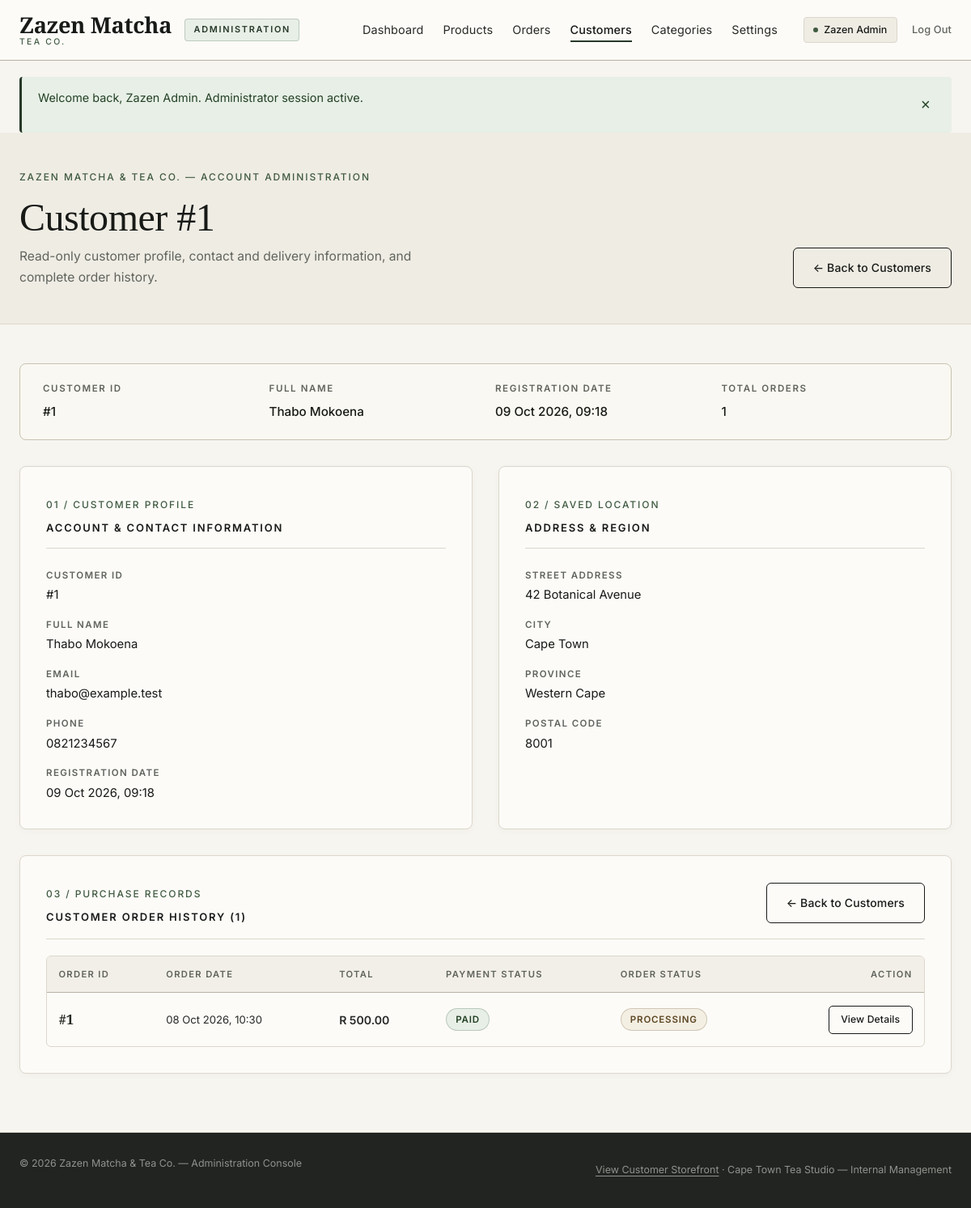
Page /admin/customer-details.php?id=1 (signed in) on the committed database.
### tables this page shows
CREATE TABLE `customers` (
    `customer_id` INT UNSIGNED NOT NULL AUTO_INCREMENT,
    `first_name` VARCHAR(100) NOT NULL,
    `last_name` VARCHAR(100) NOT NULL,
    `email` VARCHAR(150) NOT NULL,
    `phone` VARCHAR(30) DEFAULT NULL,
    `password` VARCHAR(255) NOT NULL COMMENT 'Bcrypt hash generated via PHP password_hash()',
    `address` VARCHAR(255) DEFAULT NULL,
    `city` VARCHAR(100) DEFAULT NULL,
    `province` VARCHAR(100) DEFAULT NULL,
    `postal_code` VARCHAR(20) DEFAULT NULL,
    `created_at` TIMESTAMP NOT NULL DEFAULT CURRENT_TIMESTAMP,
    `updated_at` TIMESTAMP NOT NULL DEFAULT CURRENT_TIMESTAMP ON UPDATE CURRENT_TIMESTAMP,
    PRIMARY KEY (`customer_id`),
    UNIQUE KEY `uq_customers_email` (`email`)
);

CREATE TABLE `orders` (
    `order_id` INT UNSIGNED NOT NULL AUTO_INCREMENT,
    `customer_id` INT UNSIGNED NOT NULL,
    `order_date` DATETIME NOT NULL DEFAULT CURRENT_TIMESTAMP,
    `shipping_address` VARCHAR(255) NOT NULL,
    `city` VARCHAR(100) NOT NULL,
    `province` VARCHAR(100) NOT NULL,
    `postal_code` VARCHAR(20) NOT NULL,
    `subtotal` DECIMAL(10, 2) NOT NULL,
    `shipping_cost` DECIMAL(10, 2) NOT NULL DEFAULT 0.00,
    `total` DECIMAL(10, 2) NOT NULL,
    `payment_method` VARCHAR(50) NOT NULL,
    `payment_status` ENUM('pending', 'paid', 'failed') NOT NULL DEFAULT 'pending',
    `order_status` ENUM('pending', 'processing', 'shipped', 'delivered', 'cancelled') NOT NULL DEFAULT 'pending',
    `created_at` TIMESTAMP NOT NULL DEFAULT CURRENT_TIMESTAMP,
    `updated_at` TIMESTAMP NOT NULL DEFAULT CURRENT_TIMESTAMP ON UPDATE CURRENT_TIMESTAMP,
    PRIMARY KEY (`order_id`),
    KEY `idx_orders_customer` (`customer_id`),
    KEY `idx_orders_status` (`order_status`),
    KEY `idx_orders_date` (`order_date`),
    CONSTRAINT `fk_orders_customer`
        FOREIGN KEY (`customer_id`)
        REFERENCES `customers` (`customer_id`)
        ON DELETE RESTRICT
        ON UPDATE CASCADE
);

### admin/customer-details.php (the view, shortened to what the rows shown need)
<?php
require_once dirname(__DIR__) . '/includes/db.php';
require_once dirname(__DIR__) . '/includes/functions.php';
$customersListUrl = site_url('admin/customers.php');
$rawCustomerId = $_GET['id'] ?? '';
$customerId    = (
    !is_array($rawCustomerId)
    && ctype_digit(trim((string) $rawCustomerId))
    && (int) trim((string) $rawCustomerId) > 0
)
    ? (int) trim((string) $rawCustomerId)
    : 0;
$customer       = null;
$customerOrders = [];
$customerFound  = false;
$paymentStatusLabels = [
    'pending' => 'Pending',
    'paid'    => 'Paid',
    'failed'  => 'Failed',
];
$orderStatusLabels = [
    'pending'    => 'Pending',
    'processing' => 'Processing',
    'shipped'    => 'Shipped',
    'delivered'  => 'Delivered',
    'cancelled'  => 'Cancelled',
];
if ($customerId > 0) {
    try {
        $customerSql = "
            SELECT
                customer_id,
                first_name,
                last_name,
                email,
                phone,
                address,
                city,
                province,
                postal_code,
                created_at
            FROM customers
            WHERE customer_id = :customer_id
            LIMIT 1
        ";
        $fetchedCustomer = db_fetch_one($pdo, $customerSql, [
            'customer_id' => $customerId,
        ]);
        if ($fetchedCustomer !== null) {
            $customer      = $fetchedCustomer;
            $customerFound = true;
            $ordersSql = "
                SELECT
                    order_id,
                    customer_id,
                    order_date,
                    total,
                    payment_status,
                    order_status
                FROM orders
                WHERE customer_id = :customer_id
                ORDER BY order_date DESC, order_id DESC
            ";
            $customerOrders = db_fetch_all($pdo, $ordersSql, [
                'customer_id' => $customerId,
            ]);
        }
    } catch (Throwable $exception) {
        error_log('Admin Customer Details Load Error: ' . $exception->getMessage());
        $dbError = 'Unable to load customer details right now. Please refresh the page or check the database connection.';
    }
}
require_once dirname(__DIR__) . '/includes/admin-header.php';
?>
<section class="checkout-hero admin-page-hero" aria-labelledby="admin-customer-details-heading">
    <div class="container">
        <div class="checkout-hero-inner admin-page-hero-inner">
            <div>
                <h1 id="admin-customer-details-heading" class="checkout-title">
                    <?php echo $customerFound ? 'Customer #' . (int) $customerId : 'Customer Not Found'; ?>
                </h1>
            </div>
        </div>
    </div>
</section>
<section class="section admin-dashboard-section admin-customer-details-section" aria-label="Customer details">
    <div class="container">
        <?php if (!$customerFound): ?>
            <div class="checkout-card admin-panel-card">
                <div class="admin-empty-state" role="status">
                    <p class="admin-empty-title">Customer Not Found</p>
                    <p class="admin-empty-text">
                        The customer ID provided is missing, invalid, or does not match an existing customer in the database.
                    </p>
                    <div class="admin-empty-actions">
                        <a href="<?php echo e($customersListUrl); ?>" class="btn btn-primary">
                            &larr; Back to Customers
                        </a>
                    </div>
                </div>
            </div>
        <?php else: ?>
            <?php
            $displayCustomerId = (int) ($customer['customer_id'] ?? 0);
            $firstName = trim((string) ($customer['first_name'] ?? ''));
            $lastName  = trim((string) ($customer['last_name'] ?? ''));
            $fullName  = trim($firstName . ' ' . $lastName);
            $email      = trim((string) ($customer['email'] ?? ''));
            $phone      = trim((string) ($customer['phone'] ?? ''));
            $address    = trim((string) ($customer['address'] ?? ''));
            $city       = trim((string) ($customer['city'] ?? ''));
            $province   = trim((string) ($customer['province'] ?? ''));
            $postalCode = trim((string) ($customer['postal_code'] ?? ''));
            $rawCreatedAt  = trim((string) ($customer['created_at'] ?? ''));
            $createdTs     = $rawCreatedAt !== '' ? strtotime($rawCreatedAt) : false;
            $formattedDate = $createdTs !== false
                ? date('d M Y, H:i', $createdTs)
                : $rawCreatedAt;
            $totalOrdersCount = count($customerOrders);
            ?>
            <div class="confirmation-meta-bar" aria-label="Customer summary metadata">
                <div class="confirmation-meta-item">
                    <span class="confirmation-meta-label">Customer ID</span>
                    <span class="confirmation-meta-value">#<?php echo $displayCustomerId; ?></span>
                </div>
                <div class="confirmation-meta-item">
                    <span class="confirmation-meta-label">Full Name</span>
                    <span class="confirmation-meta-value"><?php echo e($fullName); ?></span>
                </div>
                <div class="confirmation-meta-item">
                    <span class="confirmation-meta-label">Registration Date</span>
                    <span class="confirmation-meta-value"><?php echo e($formattedDate); ?></span>
                </div>
                <div class="confirmation-meta-item">
                    <span class="confirmation-meta-label">Total Orders</span>
                    <span class="confirmation-meta-value"><?php echo (int) $totalOrdersCount; ?></span>
                </div>
            </div>
            <div class="confirmation-info-grid">
                <div class="checkout-card admin-panel-card">
                    <span class="eyebrow">01 / Customer Profile</span>
                    <h2 class="checkout-section-heading">Account &amp; Contact Information</h2>
                    <dl class="confirmation-detail-list">
                        <div class="confirmation-detail-row">
                            <dt>Customer ID</dt>
                            <dd>#<?php echo $displayCustomerId; ?></dd>
                        </div>
                        <div class="confirmation-detail-row">
                            <dt>Full Name</dt>
                            <dd><?php echo e($fullName); ?></dd>
                        </div>
                        <div class="confirmation-detail-row">
                            <dt>Email</dt>
                            <dd><?php echo $email !== '' ? e($email) : '&mdash;'; ?></dd>
                        </div>
                        <div class="confirmation-detail-row">
                            <dt>Phone</dt>
                            <dd><?php echo $phone !== '' ? e($phone) : '&mdash;'; ?></dd>
                        </div>
                        <div class="confirmation-detail-row">
                            <dt>Registration Date</dt>
                            <dd><?php echo $formattedDate !== '' ? e($formattedDate) : '&mdash;'; ?></dd>
                        </div>
                    </dl>
                </div>
                <div class="checkout-card admin-panel-card">
                    <span class="eyebrow">02 / Saved Location</span>
                    <h2 class="checkout-section-heading">Address &amp; Region</h2>
                    <dl class="confirmation-detail-list">
                        <div class="confirmation-detail-row">
                            <dt>Street Address</dt>
                            <dd><?php echo $address !== '' ? e($address) : '&mdash;'; ?></dd>
                        </div>
                        <div class="confirmation-detail-row">
                            <dt>City</dt>
                            <dd><?php echo $city !== '' ? e($city) : '&mdash;'; ?></dd>
                        </div>
                        <div class="confirmation-detail-row">
                            <dt>Province</dt>
                            <dd><?php echo $province !== '' ? e($province) : '&mdash;'; ?></dd>
                        </div>
                        <div class="confirmation-detail-row">
                            <dt>Postal Code</dt>
                            <dd><?php echo $postalCode !== '' ? e($postalCode) : '&mdash;'; ?></dd>
                        </div>
                    </dl>
                </div>
            </div>
            <div class="checkout-card admin-panel-card" style="margin-top: 2rem;">
                <div class="admin-panel-header admin-products-header">
                    <div>
                        <span class="eyebrow">03 / Purchase Records</span>
                        <h2 class="checkout-section-heading">
                            Customer Order History (<?php echo (int) $totalOrdersCount; ?>)
                        </h2>
                    </div>
                    <a href="<?php echo e($customersListUrl); ?>" class="btn btn-outline">
                        &larr; Back to Customers
                    </a>
                </div>
                <?php if (empty($customerOrders)): ?>
                    <div class="admin-empty-state" role="status">
                        <p class="admin-empty-title">No orders found for this customer.</p>
                        <p class="admin-empty-text">
                            This customer account has not placed any orders yet.
                        </p>
                    </div>
                <?php else: ?>
                    <div class="admin-table-wrapper">
                        <table class="admin-table admin-customer-orders-table">
                            <thead>
                                <tr>
                                    <th scope="col">Order ID</th>
                                    <th scope="col">Order Date</th>
                                    <th scope="col">Total</th>
                                    <th scope="col">Payment Status</th>
                                    <th scope="col">Order Status</th>
                                    <th scope="col" class="admin-col-actions">Action</th>
                                </tr>
                            </thead>
                            <tbody>
                                <?php foreach ($customerOrders as $orderRow): ?>
                                    <?php
                                    $rowOrderId = (int) ($orderRow['order_id'] ?? 0);
                                    $rawOrderDate   = trim((string) ($orderRow['order_date'] ?? ''));
                                    $orderTs        = $rawOrderDate !== '' ? strtotime($rawOrderDate) : false;
                                    $orderDateLabel = $orderTs !== false
                                        ? date('d M Y, H:i', $orderTs)
                                        : $rawOrderDate;
                                    $payStatusKey   = strtolower(trim((string) ($orderRow['payment_status'] ?? 'pending')));
                                    $payStatusLabel = $paymentStatusLabels[$payStatusKey] ?? ucfirst($payStatusKey);
                                    $ordStatusKey   = strtolower(trim((string) ($orderRow['order_status'] ?? 'pending')));
                                    $ordStatusLabel = $orderStatusLabels[$ordStatusKey] ?? ucfirst($ordStatusKey);
                                    $orderDetailsUrl = site_url('admin/order-details.php?id=' . $rowOrderId);
                                    ?>
                                    <tr data-order-id="<?php echo $rowOrderId; ?>">
                                        <td class="admin-cell-id" data-label="Order ID">
                                            <strong>#<?php echo $rowOrderId; ?></strong>
                                        </td>
                                        <td class="admin-cell-date" data-label="Order Date">
                                            <?php echo e($orderDateLabel); ?>
                                        </td>
                                        <td class="admin-cell-total" data-label="Total">
                                            <?php echo e(format_price($orderRow['total'] ?? 0.00)); ?>
                                        </td>
                                        <td data-label="Payment Status">
                                            <span class="status-badge status-payment-<?php echo e($payStatusKey); ?>">
                                                <?php echo e($payStatusLabel); ?>
                                            </span>
                                        </td>
                                        <td data-label="Order Status">
                                            <span class="status-badge status-order-<?php echo e($ordStatusKey); ?>">
                                                <?php echo e($ordStatusLabel); ?>
                                            </span>
                                        </td>
                                        <td class="admin-cell-actions" data-label="Action">
                                            <a
                                                href="<?php echo e($orderDetailsUrl); ?>"
                                                class="btn btn-outline admin-edit-btn"
                                                aria-label="View details for Order #<?php echo $rowOrderId; ?>"
                                            >
                                                View Details
                                            </a>
                                        </td>
                                    </tr>
                                <?php endforeach; ?>
                            </tbody>
                        </table>
                    </div>
                <?php endif; ?>
            </div>
        <?php endif; ?>
    </div>
</section>
<?php require_once dirname(__DIR__) . '/includes/admin-footer.php'; ?>

### rows in the picture
customers: customer_id "1", fullName "Thabo Mokoena", created_at "09 Oct 2026, 09:18", email "thabo@example.test", phone "0821234567", address "42 Botanical Avenue", city "Cape Town", province "Western Cape", postal_code "8001"
orders: order_id "1", order_date "08 Oct 2026, 10:30", total "R 500.00", payment_status "PAID", order_status "PROCESSING"

### other values in the picture
$adminDisplayName "Zazen Admin"
$flashMessage['message'] "Welcome back, Zazen Admin. Administrator session active."
$customerId "1"
$totalOrdersCount "1"
